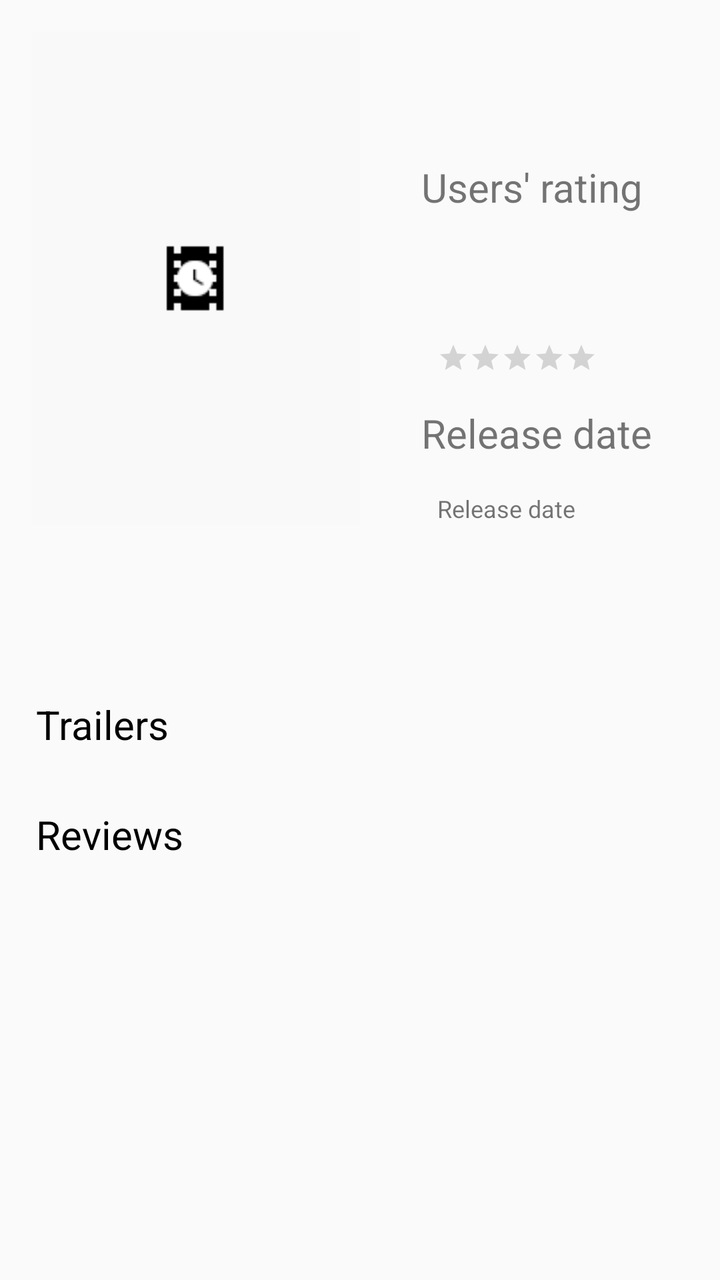
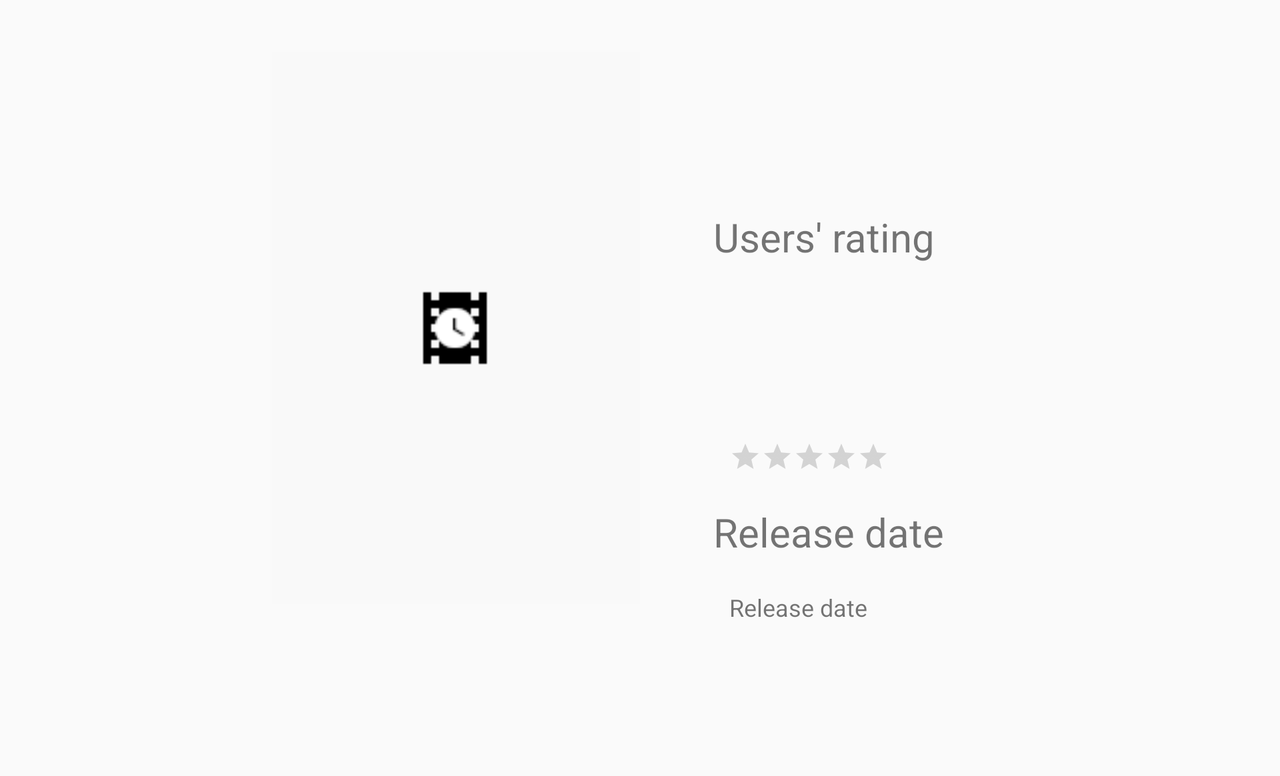

Two renders of one Android screen. The first uses the default layout on a phone; the second uses the alternative layout the repository ships for a different screen configuration, on a matching device. The two XML files are below.
<!-- AndroidManifest.xml: application theme AppTheme -->
<!-- res/layout/content_details.xml -->
<?xml version="1.0" encoding="utf-8"?>
<android.support.v4.widget.NestedScrollView xmlns:android="http://schemas.android.com/apk/res/android"
    xmlns:app="http://schemas.android.com/apk/res-auto"
    xmlns:tools="http://schemas.android.com/tools"
    android:layout_width="match_parent"
    android:layout_height="match_parent"
    app:layout_behavior="@string/appbar_scrolling_view_behavior"
    tools:context=".views.DetailsActivity"
    tools:showIn="@layout/activity_details">


    <android.support.constraint.ConstraintLayout
        android:layout_width="match_parent"
        android:layout_height="wrap_content">

        <ImageView
            android:id="@+id/iv_movie_poster"
            android:layout_width="0dp"
            android:layout_height="wrap_content"
            android:layout_marginBottom="8dp"
            android:layout_marginStart="16dp"
            android:layout_marginTop="16dp"
            android:adjustViewBounds="true"
            android:contentDescription="@string/movie_poster_content_description"
            app:layout_constraintBottom_toTopOf="@+id/barrier3"
            app:layout_constraintEnd_toStartOf="@+id/guideline"
            app:layout_constraintHorizontal_bias="1.0"
            app:layout_constraintStart_toStartOf="parent"
            app:layout_constraintTop_toTopOf="parent"
            app:srcCompat="@drawable/loading_poster" />

        <android.support.constraint.Guideline
            android:id="@+id/guideline"
            android:layout_width="wrap_content"
            android:layout_height="wrap_content"
            android:orientation="vertical"
            app:layout_constraintGuide_percent="0.5" />

        <TextView
            android:id="@+id/tv_ratings_label"
            android:layout_width="wrap_content"
            android:layout_height="wrap_content"
            android:layout_marginEnd="8dp"
            android:layout_marginTop="32dp"
            android:text="@string/users_rating"
            android:textSize="20sp"
            app:layout_constraintBottom_toTopOf="@+id/rb_user_votes"
            app:layout_constraintEnd_toEndOf="parent"
            app:layout_constraintHorizontal_bias="0.5"
            app:layout_constraintStart_toStartOf="@+id/guideline"
            app:layout_constraintTop_toTopOf="parent" />

        <RatingBar
            android:id="@+id/rb_user_votes"
            style="@style/Widget.AppCompat.RatingBar.Small"
            android:layout_width="wrap_content"
            android:layout_height="wrap_content"
            android:layout_marginEnd="32dp"
            android:layout_marginStart="8dp"
            android:layout_marginTop="16dp"
            android:max="10"
            android:numStars="5"
            android:rating="0.0"
            android:stepSize="0.0"
            app:layout_constraintBottom_toTopOf="@+id/tv_release_date_label"
            app:layout_constraintEnd_toEndOf="parent"
            app:layout_constraintHorizontal_bias="0.0"
            app:layout_constraintStart_toStartOf="@+id/tv_ratings_label"
            app:layout_constraintTop_toBottomOf="@+id/tv_ratings_label" />

        <TextView
            android:id="@+id/tv_release_date_label"
            android:layout_width="wrap_content"
            android:layout_height="wrap_content"
            android:layout_marginEnd="8dp"
            android:layout_marginTop="16dp"
            android:text="@string/release_date"
            android:textSize="20sp"
            app:layout_constraintBottom_toTopOf="@+id/tv_release_date"
            app:layout_constraintEnd_toEndOf="parent"
            app:layout_constraintHorizontal_bias="0.0"
            app:layout_constraintStart_toStartOf="@+id/tv_ratings_label"
            app:layout_constraintTop_toBottomOf="@+id/rb_user_votes" />

        <TextView
            android:id="@+id/tv_release_date"
            android:layout_width="wrap_content"
            android:layout_height="wrap_content"
            android:layout_marginBottom="8dp"
            android:layout_marginStart="8dp"
            android:layout_marginTop="16dp"
            android:text="@string/release_date"
            android:textSize="12sp"
            app:layout_constraintBottom_toTopOf="@+id/barrier3"
            app:layout_constraintStart_toStartOf="@+id/tv_release_date_label"
            app:layout_constraintTop_toBottomOf="@+id/tv_release_date_label" />

        <android.support.constraint.Barrier
            android:id="@+id/barrier3"
            android:layout_width="0dp"
            android:layout_height="wrap_content"
            android:layout_marginBottom="62dp"
            android:layout_marginEnd="383dp"
            app:barrierDirection="bottom"
            app:constraint_referenced_ids="rb_user_votes,tv_release_date,guideline,tv_release_date_label,iv_movie_poster,tv_ratings_label"
            app:layout_constraintBottom_toBottomOf="parent"
            app:layout_constraintEnd_toEndOf="parent"
            app:layout_constraintStart_toStartOf="parent"
            app:layout_constraintTop_toBottomOf="parent" />

        <TextView
            android:id="@+id/tv_plot"
            android:layout_width="0dp"
            android:layout_height="wrap_content"
            android:layout_marginEnd="8dp"
            android:layout_marginStart="8dp"
            android:layout_marginTop="8dp"
            android:padding="16dp"
            android:textSize="15sp"
            app:layout_constraintEnd_toEndOf="parent"
            app:layout_constraintStart_toStartOf="parent"
            app:layout_constraintTop_toBottomOf="@+id/barrier3" />

        <LinearLayout
            android:id="@+id/videos_view"
            android:layout_width="match_parent"
            android:layout_height="wrap_content"
            android:layout_marginEnd="8dp"
            android:layout_marginStart="8dp"
            android:layout_marginTop="8dp"
            android:orientation="vertical"
            app:layout_constraintEnd_toEndOf="parent"
            app:layout_constraintStart_toStartOf="parent"
            app:layout_constraintTop_toBottomOf="@+id/tv_plot">

            <TextView
                android:layout_width="match_parent"
                android:layout_height="wrap_content"
                android:padding="10dp"
                android:textSize="20sp"
                android:textColor="@android:color/black"
                android:text="@string/trailers"/>

            <android.support.v7.widget.RecyclerView
                android:id="@+id/rv_trailers"
                android:layout_width="match_parent"
                android:layout_height="wrap_content" />

        </LinearLayout>

        <LinearLayout
            android:id="@+id/reviews_view"
            android:layout_width="match_parent"
            android:layout_height="match_parent"
            android:layout_marginEnd="8dp"
            android:layout_marginStart="8dp"
            android:layout_marginTop="8dp"
            android:orientation="vertical"
            app:layout_constraintEnd_toEndOf="parent"
            app:layout_constraintStart_toStartOf="parent"
            app:layout_constraintTop_toBottomOf="@+id/videos_view">

            <TextView
                android:layout_width="match_parent"
                android:layout_height="wrap_content"
                android:padding="10dp"
                android:text="@string/reviews"
                android:textColor="@android:color/black"
                android:textSize="20sp" />

            <android.support.v7.widget.RecyclerView
                android:id="@+id/rv_reviews"
                android:layout_width="match_parent"
                android:layout_height="wrap_content" />

        </LinearLayout>

    </android.support.constraint.ConstraintLayout>

</android.support.v4.widget.NestedScrollView>
<!-- res/layout/activity_details.xml (included above) -->
<?xml version="1.0" encoding="utf-8"?>
<merge xmlns:android="http://schemas.android.com/apk/res/android"
    xmlns:app="http://schemas.android.com/apk/res-auto"
    xmlns:tools="http://schemas.android.com/tools"
    android:layout_width="match_parent"
    android:layout_height="match_parent"
    tools:context=".views.DetailsActivity"
    android:fitsSystemWindows="true">

    <ProgressBar
        android:id="@+id/pb_loading"
        style="?android:attr/progressBarStyleHorizontal"
        android:layout_width="match_parent"
        android:layout_height="wrap_content"
        android:layout_gravity="top"
        android:indeterminateOnly="true"
        android:visibility="invisible"/>

    <android.support.design.widget.CoordinatorLayout
        android:id="@+id/cl_container"
        android:layout_width="match_parent"
        android:layout_height="match_parent"
        android:visibility="invisible">

        <android.support.design.widget.AppBarLayout
            android:id="@+id/app_bar"
            android:layout_width="match_parent"
            android:layout_height="@dimen/app_bar_height"
            android:fitsSystemWindows="true"
            android:theme="@style/AppTheme.AppBarOverlay">

            <android.support.design.widget.CollapsingToolbarLayout
                android:id="@+id/toolbar_layout"
                android:layout_width="match_parent"
                android:layout_height="match_parent"
                android:fitsSystemWindows="true"
                app:contentScrim="@color/colorPrimary"
                app:layout_scrollFlags="scroll|exitUntilCollapsed"
                app:toolbarId="@+id/toolbar">

                <ImageView
                    android:id="@+id/iv_movie_backdrop"
                    android:layout_width="match_parent"
                    android:layout_height="match_parent"
                    android:fitsSystemWindows="true"
                    app:layout_collapseMode="parallax"
                    android:scaleType="centerCrop"
                    android:contentDescription="@string/movie_backdrop_content_description"/>

                <View
                    android:layout_width="match_parent"
                    android:layout_height="match_parent"
                    android:background="@android:color/black"
                    android:alpha="0.3"/>

                <android.support.v7.widget.Toolbar
                    android:id="@+id/toolbar"
                    android:layout_width="match_parent"
                    android:layout_height="@android:dimen/app_icon_size"
                    app:layout_collapseMode="pin"
                    app:popupTheme="@style/AppTheme.PopupOverlay" />

            </android.support.design.widget.CollapsingToolbarLayout>
        </android.support.design.widget.AppBarLayout>

        <include layout="@layout/content_details" />

    </android.support.design.widget.CoordinatorLayout>

    <LinearLayout
        android:id="@+id/tv_error_message"
        android:layout_width="wrap_content"
        android:layout_height="wrap_content"
        android:orientation="vertical"
        android:visibility="invisible"
        android:layout_gravity="center">

        <TextView
            android:layout_width="wrap_content"
            android:layout_height="wrap_content"
            android:text="@string/generic_error_message"
            android:textSize="16sp"
            android:fontFamily="monospace"
            android:drawableTop="@drawable/ic_error_outline_black_24dp"
            android:layout_gravity="center"/>

        <Button
            android:id="@+id/bt_try_again"
            android:layout_width="wrap_content"
            android:layout_height="wrap_content"
            android:text="@string/try_again"
            style="@style/Widget.AppCompat.Button.Borderless"
            android:layout_gravity="center"/>

    </LinearLayout>

    <TextView
        android:id="@+id/tv_loading_message"
        android:layout_width="wrap_content"
        android:layout_height="wrap_content"
        android:text="@string/loading_movie_details"
        android:visibility="invisible"
        android:textSize="16sp"
        android:fontFamily="monospace"
        android:layout_gravity="center"
        android:drawableTop="@drawable/ic_timer_gray_24dp" />

</merge>
<!-- resources referenced by this layout -->
<resources>
  <color name="colorPrimary">#1b5e20</color>
  <!-- drawable ic_error_outline_black_24dp (drawable) -->
  <vector android:height="60dp" android:tint="#AAAAAA"
      android:viewportHeight="24.0" android:viewportWidth="24.0"
      android:width="60dp" xmlns:android="http://schemas.android.com/apk/res/android">
      <path android:fillColor="#FF000000" android:pathData="M11,15h2v2h-2zM11,7h2v6h-2zM11.99,2C6.47,2 2,6.48 2,12s4.47,10 9.99,10C17.52,22 22,17.52 22,12S17.52,2 11.99,2zM12,20c-4.42,0 -8,-3.58 -8,-8s3.58,-8 8,-8 8,3.58 8,8 -3.58,8 -8,8z"/>
  </vector>
  <!-- drawable ic_timer_gray_24dp (drawable) -->
  <vector android:height="60dp" android:tint="#AAAAAA"
      android:viewportHeight="24.0" android:viewportWidth="24.0"
      android:width="60dp" xmlns:android="http://schemas.android.com/apk/res/android">
      <path android:fillColor="#FF000000" android:pathData="M15,1L9,1v2h6L15,1zM11,14h2L13,8h-2v6zM19.03,7.39l1.42,-1.42c-0.43,-0.51 -0.9,-0.99 -1.41,-1.41l-1.42,1.42C16.07,4.74 14.12,4 12,4c-4.97,0 -9,4.03 -9,9s4.02,9 9,9 9,-4.03 9,-9c0,-2.12 -0.74,-4.07 -1.97,-5.61zM12,20c-3.87,0 -7,-3.13 -7,-7s3.13,-7 7,-7 7,3.13 7,7 -3.13,7 -7,7z"/>
  </vector>
  <!-- drawable loading_poster: png bitmap (drawable, 1268 bytes) -->
  <string name="generic_error_message">Oops, something went wrong</string>
  <string name="loading_movie_details">Loading movie details</string>
  <string name="movie_backdrop_content_description">A shot from the movie</string>
  <string name="movie_poster_content_description">A movie poster</string>
  <string name="release_date">Release date</string>
  <string name="reviews">Reviews</string>
  <string name="trailers">Trailers</string>
  <string name="try_again">Try again</string>
  <string name="users_rating">Users\' rating</string>
  <style name="AppTheme.AppBarOverlay" parent="ThemeOverlay.AppCompat.Dark.ActionBar" />
  <style name="AppTheme.PopupOverlay" parent="ThemeOverlay.AppCompat.Light" />
  <style name="AppTheme" parent="Theme.AppCompat.Light.DarkActionBar">
          
          <item name="colorPrimary">@color/colorPrimary</item>
          <item name="colorPrimaryDark">@color/colorPrimaryDark</item>
          <item name="colorAccent">@color/colorAccent</item>
      </style>
  <color name="colorPrimaryDark">#003300</color>
  <color name="colorAccent">#4c8c4a</color>
</resources>
<!-- res/layout-land/content_details.xml (the repository's variant of the layout above) -->
<!-- drawn on the phone turned sideways -->
<?xml version="1.0" encoding="utf-8"?>
<android.support.v4.widget.NestedScrollView xmlns:android="http://schemas.android.com/apk/res/android"
    xmlns:app="http://schemas.android.com/apk/res-auto"
    xmlns:tools="http://schemas.android.com/tools"
    android:layout_width="match_parent"
    android:layout_height="match_parent"
    app:layout_behavior="@string/appbar_scrolling_view_behavior"
    tools:context=".views.DetailsActivity"
    tools:showIn="@layout/activity_details">


    <android.support.constraint.ConstraintLayout
        android:layout_width="match_parent"
        android:layout_height="wrap_content">

        <android.support.constraint.Guideline
            android:id="@+id/guideline2"
            android:layout_width="wrap_content"
            android:layout_height="wrap_content"
            android:orientation="vertical"
            app:layout_constraintGuide_percent="0.2" />

        <android.support.constraint.Guideline
            android:id="@+id/guideline3"
            android:layout_width="wrap_content"
            android:layout_height="wrap_content"
            android:orientation="vertical"
            app:layout_constraintGuide_percent="0.8" />

        <ImageView
            android:id="@+id/iv_movie_poster"
            android:layout_width="0dp"
            android:layout_height="wrap_content"
            android:layout_marginBottom="8dp"
            android:layout_marginStart="8dp"
            android:layout_marginTop="16dp"
            android:adjustViewBounds="true"
            android:contentDescription="@string/movie_poster_content_description"
            app:layout_constraintBottom_toTopOf="@+id/barrier3"
            app:layout_constraintEnd_toStartOf="@+id/guideline"
            app:layout_constraintStart_toStartOf="@+id/guideline2"
            app:layout_constraintTop_toTopOf="parent"
            app:srcCompat="@drawable/loading_poster" />

        <android.support.constraint.Guideline
            android:id="@+id/guideline"
            android:layout_width="wrap_content"
            android:layout_height="wrap_content"
            android:orientation="vertical"
            app:layout_constraintGuide_percent="0.5" />

        <TextView
            android:id="@+id/tv_ratings_label"
            android:layout_width="wrap_content"
            android:layout_height="wrap_content"
            android:layout_marginEnd="8dp"
            android:layout_marginTop="32dp"
            android:text="@string/users_rating"
            android:textSize="20sp"
            app:layout_constraintBottom_toTopOf="@+id/rb_user_votes"
            app:layout_constraintEnd_toStartOf="@+id/guideline3"
            app:layout_constraintStart_toStartOf="@+id/guideline"
            app:layout_constraintTop_toTopOf="parent" />

        <RatingBar
            android:id="@+id/rb_user_votes"
            style="@style/Widget.AppCompat.RatingBar.Small"
            android:layout_width="wrap_content"
            android:layout_height="wrap_content"
            android:layout_marginEnd="8dp"
            android:layout_marginStart="8dp"
            android:layout_marginTop="16dp"
            android:max="10"
            android:numStars="5"
            android:rating="0.0"
            android:stepSize="0.0"
            app:layout_constraintBottom_toTopOf="@+id/tv_release_date_label"
            app:layout_constraintEnd_toStartOf="@+id/guideline3"
            app:layout_constraintHorizontal_bias="0.0"
            app:layout_constraintStart_toStartOf="@+id/tv_ratings_label"
            app:layout_constraintTop_toBottomOf="@+id/tv_ratings_label" />

        <TextView
            android:id="@+id/tv_release_date_label"
            android:layout_width="wrap_content"
            android:layout_height="wrap_content"
            android:layout_marginEnd="8dp"
            android:layout_marginTop="16dp"
            android:text="@string/release_date"
            android:textSize="20sp"
            app:layout_constraintBottom_toTopOf="@+id/tv_release_date"
            app:layout_constraintEnd_toStartOf="@+id/guideline3"
            app:layout_constraintHorizontal_bias="0.0"
            app:layout_constraintStart_toStartOf="@+id/tv_ratings_label"
            app:layout_constraintTop_toBottomOf="@+id/rb_user_votes" />

        <TextView
            android:id="@+id/tv_release_date"
            android:layout_width="wrap_content"
            android:layout_height="wrap_content"
            android:layout_marginBottom="8dp"
            android:layout_marginEnd="8dp"
            android:layout_marginStart="8dp"
            android:layout_marginTop="16dp"
            android:text="@string/release_date"
            android:textSize="12sp"
            app:layout_constraintBottom_toTopOf="@+id/barrier3"
            app:layout_constraintEnd_toStartOf="@+id/guideline3"
            app:layout_constraintHorizontal_bias="0.0"
            app:layout_constraintStart_toStartOf="@+id/tv_release_date_label"
            app:layout_constraintTop_toBottomOf="@+id/tv_release_date_label" />

        <android.support.constraint.Barrier
            android:id="@+id/barrier3"
            android:layout_width="0dp"
            android:layout_height="wrap_content"
            android:layout_marginBottom="62dp"
            android:layout_marginEnd="383dp"
            app:barrierDirection="bottom"
            app:constraint_referenced_ids="rb_user_votes,tv_release_date,guideline,tv_release_date_label,iv_movie_poster,tv_ratings_label"
            app:layout_constraintBottom_toBottomOf="parent"
            app:layout_constraintEnd_toEndOf="parent"
            app:layout_constraintStart_toStartOf="parent"
            app:layout_constraintTop_toBottomOf="parent" />

        <TextView
            android:id="@+id/tv_plot"
            android:layout_width="0dp"
            android:layout_height="wrap_content"
            android:layout_marginEnd="8dp"
            android:layout_marginStart="8dp"
            android:layout_marginTop="16dp"
            android:padding="16dp"
            android:textSize="15sp"
            app:layout_constraintBottom_toBottomOf="parent"
            app:layout_constraintEnd_toEndOf="parent"
            app:layout_constraintStart_toStartOf="parent"
            app:layout_constraintTop_toBottomOf="@+id/barrier3" />

    </android.support.constraint.ConstraintLayout>

</android.support.v4.widget.NestedScrollView>
<!-- res/layout/content_details.xml (included above) -->
<?xml version="1.0" encoding="utf-8"?>
<android.support.v4.widget.NestedScrollView xmlns:android="http://schemas.android.com/apk/res/android"
    xmlns:app="http://schemas.android.com/apk/res-auto"
    xmlns:tools="http://schemas.android.com/tools"
    android:layout_width="match_parent"
    android:layout_height="match_parent"
    app:layout_behavior="@string/appbar_scrolling_view_behavior"
    tools:context=".views.DetailsActivity"
    tools:showIn="@layout/activity_details">


    <android.support.constraint.ConstraintLayout
        android:layout_width="match_parent"
        android:layout_height="wrap_content">

        <ImageView
            android:id="@+id/iv_movie_poster"
            android:layout_width="0dp"
            android:layout_height="wrap_content"
            android:layout_marginBottom="8dp"
            android:layout_marginStart="16dp"
            android:layout_marginTop="16dp"
            android:adjustViewBounds="true"
            android:contentDescription="@string/movie_poster_content_description"
            app:layout_constraintBottom_toTopOf="@+id/barrier3"
            app:layout_constraintEnd_toStartOf="@+id/guideline"
            app:layout_constraintHorizontal_bias="1.0"
            app:layout_constraintStart_toStartOf="parent"
            app:layout_constraintTop_toTopOf="parent"
            app:srcCompat="@drawable/loading_poster" />

        <android.support.constraint.Guideline
            android:id="@+id/guideline"
            android:layout_width="wrap_content"
            android:layout_height="wrap_content"
            android:orientation="vertical"
            app:layout_constraintGuide_percent="0.5" />

        <TextView
            android:id="@+id/tv_ratings_label"
            android:layout_width="wrap_content"
            android:layout_height="wrap_content"
            android:layout_marginEnd="8dp"
            android:layout_marginTop="32dp"
            android:text="@string/users_rating"
            android:textSize="20sp"
            app:layout_constraintBottom_toTopOf="@+id/rb_user_votes"
            app:layout_constraintEnd_toEndOf="parent"
            app:layout_constraintHorizontal_bias="0.5"
            app:layout_constraintStart_toStartOf="@+id/guideline"
            app:layout_constraintTop_toTopOf="parent" />

        <RatingBar
            android:id="@+id/rb_user_votes"
            style="@style/Widget.AppCompat.RatingBar.Small"
            android:layout_width="wrap_content"
            android:layout_height="wrap_content"
            android:layout_marginEnd="32dp"
            android:layout_marginStart="8dp"
            android:layout_marginTop="16dp"
            android:max="10"
            android:numStars="5"
            android:rating="0.0"
            android:stepSize="0.0"
            app:layout_constraintBottom_toTopOf="@+id/tv_release_date_label"
            app:layout_constraintEnd_toEndOf="parent"
            app:layout_constraintHorizontal_bias="0.0"
            app:layout_constraintStart_toStartOf="@+id/tv_ratings_label"
            app:layout_constraintTop_toBottomOf="@+id/tv_ratings_label" />

        <TextView
            android:id="@+id/tv_release_date_label"
            android:layout_width="wrap_content"
            android:layout_height="wrap_content"
            android:layout_marginEnd="8dp"
            android:layout_marginTop="16dp"
            android:text="@string/release_date"
            android:textSize="20sp"
            app:layout_constraintBottom_toTopOf="@+id/tv_release_date"
            app:layout_constraintEnd_toEndOf="parent"
            app:layout_constraintHorizontal_bias="0.0"
            app:layout_constraintStart_toStartOf="@+id/tv_ratings_label"
            app:layout_constraintTop_toBottomOf="@+id/rb_user_votes" />

        <TextView
            android:id="@+id/tv_release_date"
            android:layout_width="wrap_content"
            android:layout_height="wrap_content"
            android:layout_marginBottom="8dp"
            android:layout_marginStart="8dp"
            android:layout_marginTop="16dp"
            android:text="@string/release_date"
            android:textSize="12sp"
            app:layout_constraintBottom_toTopOf="@+id/barrier3"
            app:layout_constraintStart_toStartOf="@+id/tv_release_date_label"
            app:layout_constraintTop_toBottomOf="@+id/tv_release_date_label" />

        <android.support.constraint.Barrier
            android:id="@+id/barrier3"
            android:layout_width="0dp"
            android:layout_height="wrap_content"
            android:layout_marginBottom="62dp"
            android:layout_marginEnd="383dp"
            app:barrierDirection="bottom"
            app:constraint_referenced_ids="rb_user_votes,tv_release_date,guideline,tv_release_date_label,iv_movie_poster,tv_ratings_label"
            app:layout_constraintBottom_toBottomOf="parent"
            app:layout_constraintEnd_toEndOf="parent"
            app:layout_constraintStart_toStartOf="parent"
            app:layout_constraintTop_toBottomOf="parent" />

        <TextView
            android:id="@+id/tv_plot"
            android:layout_width="0dp"
            android:layout_height="wrap_content"
            android:layout_marginEnd="8dp"
            android:layout_marginStart="8dp"
            android:layout_marginTop="8dp"
            android:padding="16dp"
            android:textSize="15sp"
            app:layout_constraintEnd_toEndOf="parent"
            app:layout_constraintStart_toStartOf="parent"
            app:layout_constraintTop_toBottomOf="@+id/barrier3" />

        <LinearLayout
            android:id="@+id/videos_view"
            android:layout_width="match_parent"
            android:layout_height="wrap_content"
            android:layout_marginEnd="8dp"
            android:layout_marginStart="8dp"
            android:layout_marginTop="8dp"
            android:orientation="vertical"
            app:layout_constraintEnd_toEndOf="parent"
            app:layout_constraintStart_toStartOf="parent"
            app:layout_constraintTop_toBottomOf="@+id/tv_plot">

            <TextView
                android:layout_width="match_parent"
                android:layout_height="wrap_content"
                android:padding="10dp"
                android:textSize="20sp"
                android:textColor="@android:color/black"
                android:text="@string/trailers"/>

            <android.support.v7.widget.RecyclerView
                android:id="@+id/rv_trailers"
                android:layout_width="match_parent"
                android:layout_height="wrap_content" />

        </LinearLayout>

        <LinearLayout
            android:id="@+id/reviews_view"
            android:layout_width="match_parent"
            android:layout_height="match_parent"
            android:layout_marginEnd="8dp"
            android:layout_marginStart="8dp"
            android:layout_marginTop="8dp"
            android:orientation="vertical"
            app:layout_constraintEnd_toEndOf="parent"
            app:layout_constraintStart_toStartOf="parent"
            app:layout_constraintTop_toBottomOf="@+id/videos_view">

            <TextView
                android:layout_width="match_parent"
                android:layout_height="wrap_content"
                android:padding="10dp"
                android:text="@string/reviews"
                android:textColor="@android:color/black"
                android:textSize="20sp" />

            <android.support.v7.widget.RecyclerView
                android:id="@+id/rv_reviews"
                android:layout_width="match_parent"
                android:layout_height="wrap_content" />

        </LinearLayout>

    </android.support.constraint.ConstraintLayout>

</android.support.v4.widget.NestedScrollView>
